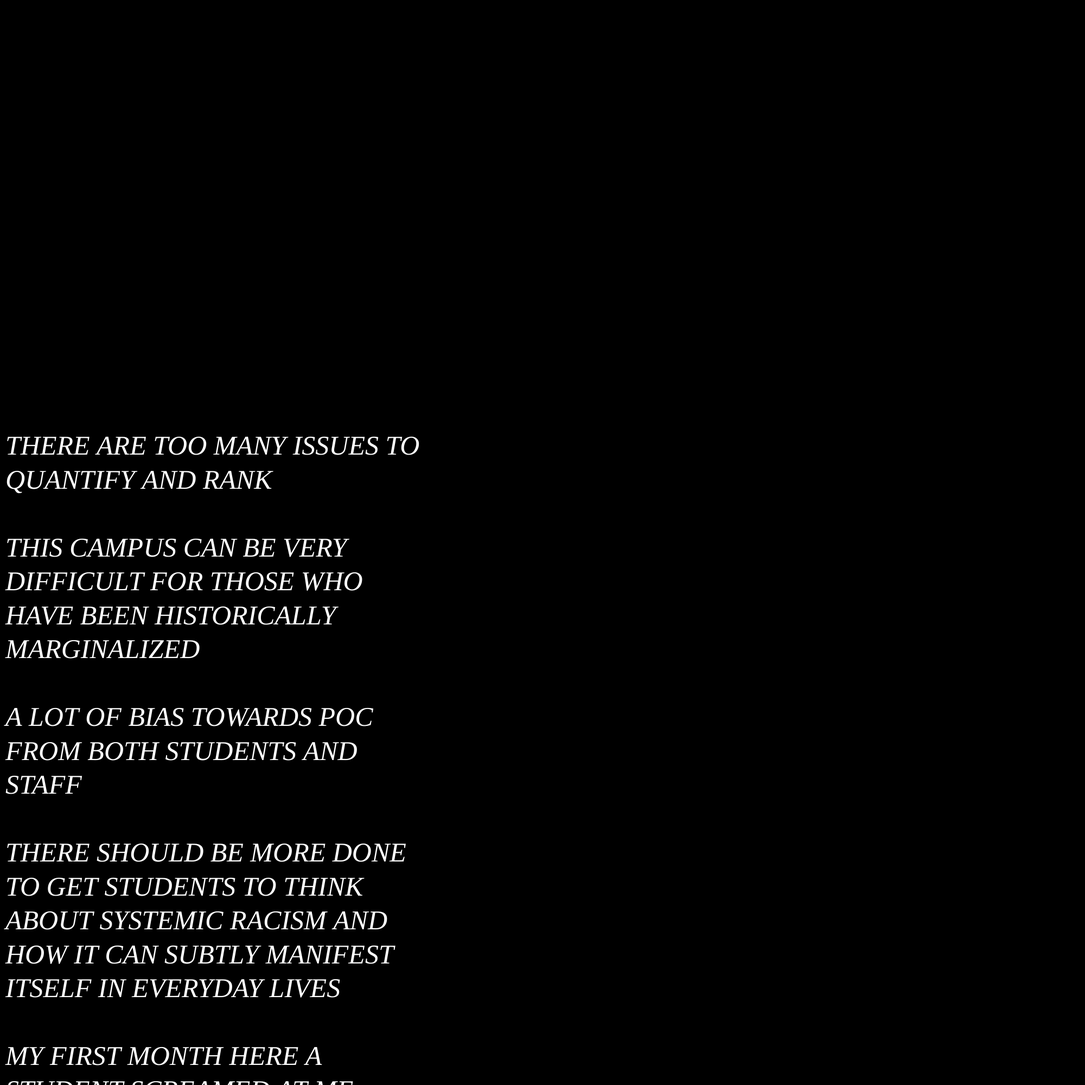
Frame 1 (no input)
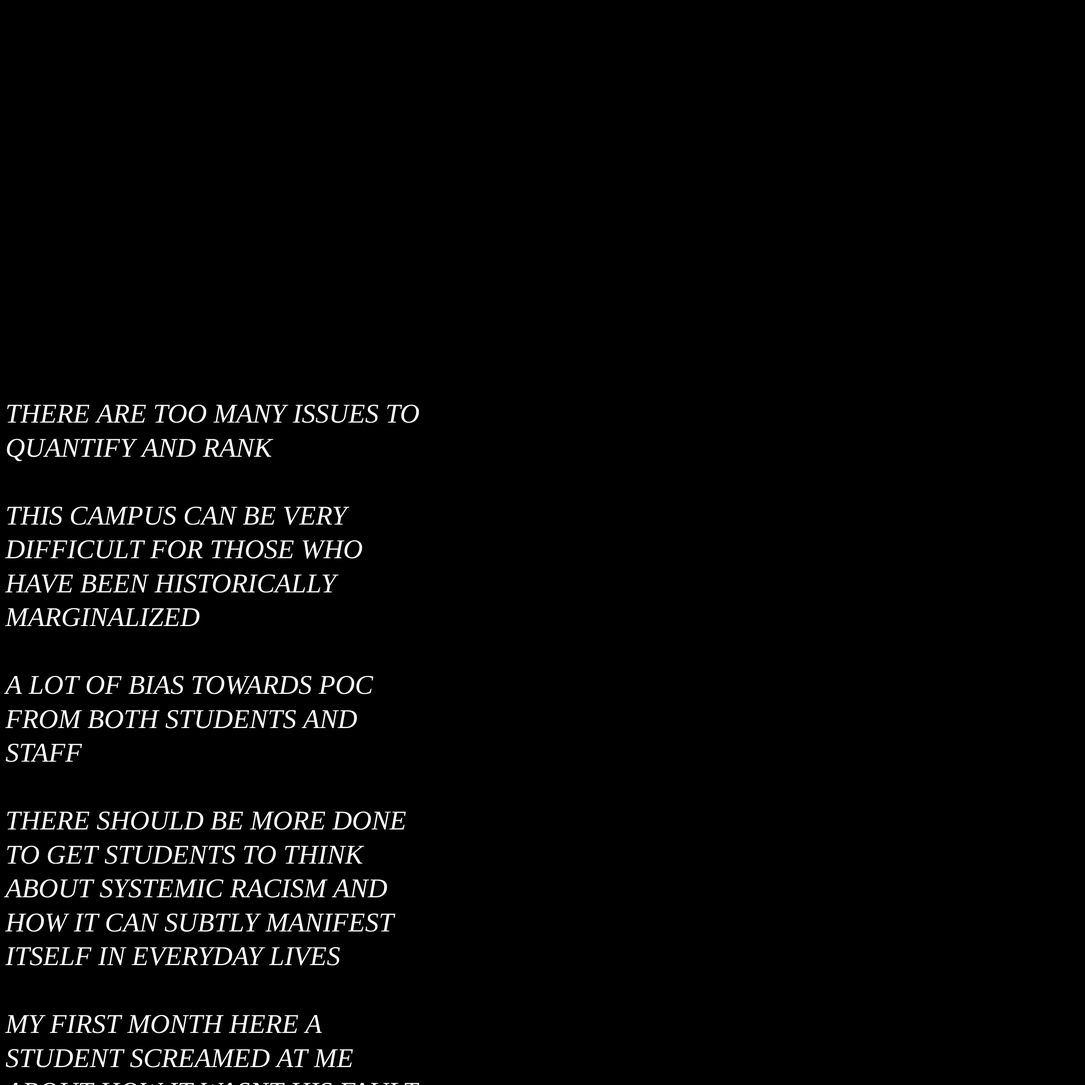
Frame 60 (no input)
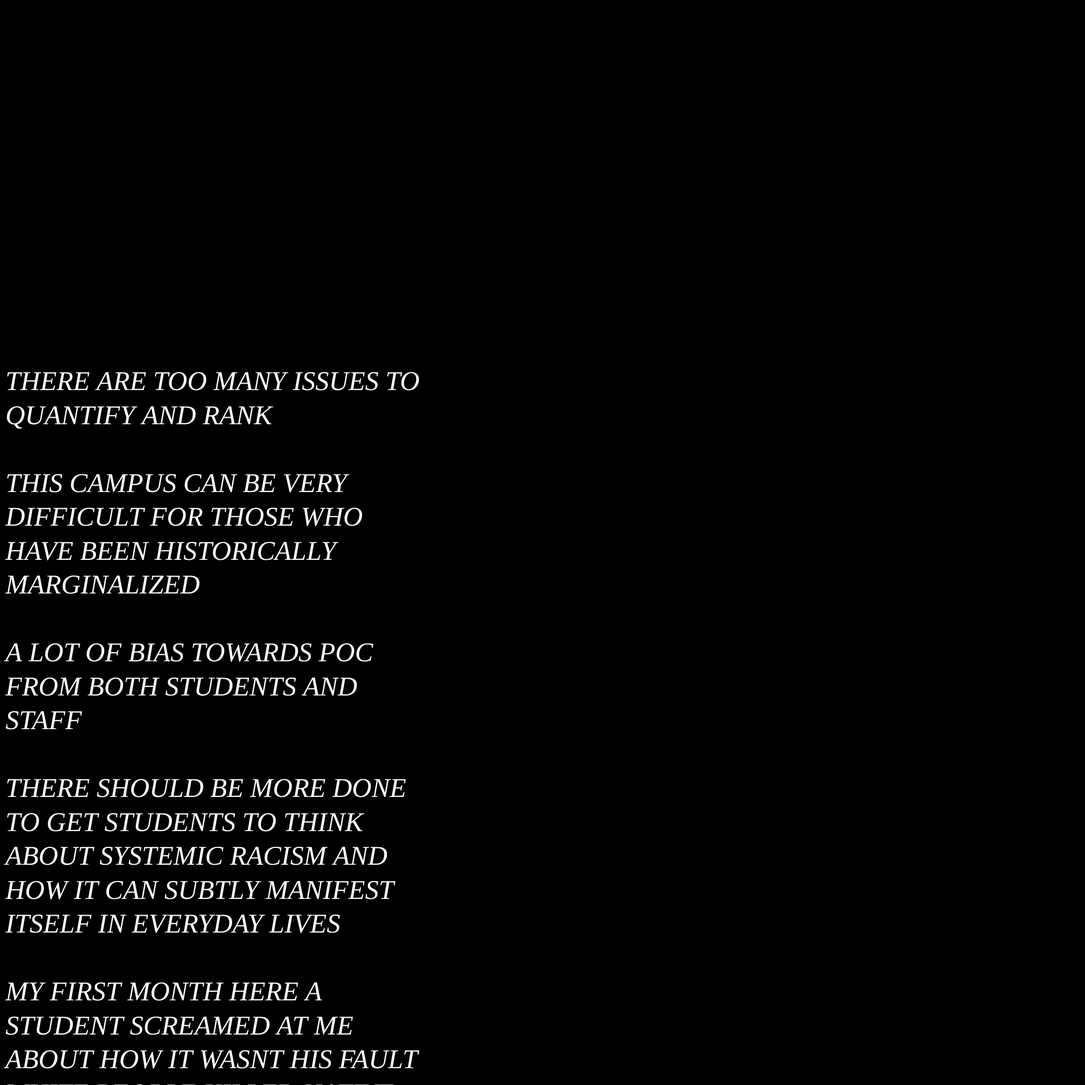
Frame 120 (the mouse pressed at the canvas centre since frame 60)

The p5.js sketch that drew these frames (run headless with seeded random() and noise() and a simulated clock; from frame 60 on, the mouse is pressed at the canvas centre):

// p5.js sketch
// ── sketch.js

let str = "THERE ARE TOO MANY ISSUES TO QUANTIFY AND RANK\n\nTHIS CAMPUS CAN BE VERY DIFFICULT FOR THOSE WHO HAVE BEEN HISTORICALLY MARGINALIZED\n\nA LOT OF BIAS TOWARDS POC FROM BOTH STUDENTS AND STAFF\n\nTHERE SHOULD BE MORE DONE TO GET STUDENTS TO THINK ABOUT SYSTEMIC RACISM AND HOW IT CAN SUBTLY MANIFEST ITSELF IN EVERYDAY LIVES\n\nMY FIRST MONTH HERE A STUDENT SCREAMED AT ME ABOUT HOW IT WASNT HIS FAULT WHITE PEOPLE KILLED NATIVE AMERICANS OR DID SLAVERY. HE THEN TOLD ME I WAS THE PROBLEM. I TOOK THE INCIDENT TO THE ADMINISTRATION AND THEY DID NOTHING.\n\nINSUFFICIENT COMMUNICATION METHODS\n\nAN UNFRIENDLY AND UNINVITING ADMINISTRATION\n\nSTUDENT RESENTMENT\n\nADMIN TREAT US LIKE BABIES\n\nJUDGEMENT FROM TEACHERS\n\nI STOPPED PURSUING THE ECON MAJOR DUE TO THE FACT THAT I DIDNT WANT TO BE CONSTANTLY PROVING MYSELF IN A BOYS CLUB FOR THE NEXT THREE YEARS\n\nTHERES NOT ONE PROFESSOR OF COLOR IN THE ECON DEPARTMENT\n\nADMINISTRATORS AND CAMPUS AT LARGE TREATING ME AND MY COMMUNITIES AS IF THEY DONT CARE ABOUT US\n\nA PROFESSOR CALLED ME PERSONALLY INTO HER OFFICE TO TELL ME TO STOP TALKING ABOUT BLACK AMERICAN POLITICS\n\nMAKING BLACK PEOPLE FIND THE GOOD IN RACIST SYSTEMS IS VIOLENCE\n\nADMINISTRATION REFUSES TO HELP ME FIGURE OUT A FINANCIALLY RESPONSIBLE WAY TO CONTINUE TO AFFORD TUITION\n\nCONSTRICTIONS ON CLASSES\n\nTHE REGISTRAR COMPLETELY FUCKS YOU OVER\n\nSTUDENTS SHOULD NOT HAVE TO BE LATE TO CLASS BECAUSE THERE ARE NO OPEN PARKING SPACES\n\nLACK OF SOCIAL SPACES\n\nAN OFTEN OBTUSE AND FORBIDDING SOCIAL SCENE\n\nTHE SCHOOL SOCIAL SCENE ON CAMPUS IS PRETTY BORING\n\nHONESTLY LC IS WHERE FUN GOES TO DIE\n\nSTRANGE SOCIAL CULTURE\n\nTERRIBLE SOCIAL INTERACTIONS\n\nA LACK OF CAMPUS COMMUNITY\n\nTHE LACK OF COMMUNITY AT LC IS THE BIGGEST PROBLEM\n\nDESPITE HAVING BEEN HERE MULTIPLE YEARS I HAVE NEVER FELT ITS A PLACE WHERE THERE IS ANY SENSE OF COMMUNITY\n\nLACK OF COMMUNITY\n\nLACK OF SCHOOL SPIRIT\n\nIT IS HARD TO FIND CAMARADERIE AND COMMUNITY ON CAMPUS\n\nAN INGRAINED HEIR OF BEING COOL OR SUBDUED AS THE NORM\n\nA LACK OF STUDENT ENGAGEMENT, IDLENESS, AND TOO COOL CULTURE\n\nEVERYONE IS NOT OPEN TO GETTING TO KNOW NEW PEOPLE\n\nMAKING FRIENDS\n\nCLIQUE-INESS\n\nCLIQUES\n\nOFTEN IT FEELS LIKE EVERYONE IS TOO BUSY POSTURING HOW COOL THEY ARE TO ACTUALLY GET TO KNOW ONE ANOTHER\n\nNOT A GREAT DATING POOL\n\nFINDING LOVE\n\nTHE ADMINISTRATION CONTINUALLY LETS SEXUAL OFFENDERS INHABIT THE SAME SPACES THEIR SURVIVORS DO\n\nRAPE CULTURE ON CAMPUS\n\nTHE SHEER NUMBER OF SEXUAL ASSAULTS THAT HAPPEN ON CAMPUS\n\nWILL YOU ACTUALLY START REMOVING RAPISTS FROM CAMPUS? OR JUST LET THEM DROP OUT SO YOU DON’T HAVE TO DEAL WITH IT?\n\nTHE SCHOOL IS NOT DOING A GOOD ENOUGH JOB QUELLING THE RAPE CULTURE THAT IS PREVALENT IN OUR COMMUNITY\n\nA WHITE CAMPO OFFICER CALLED ME A DOG MULTIPLE TIMES. HES STILL AT LEWIS AND CLARK.\n\nVIOLENCE DIDNT END AND IT STILL HASNT ENDED\n\nITS REALLY ONLY INCLUSIVE TO ABLE-BODIED CIS-HET WHITE PEOPLE WHO GREW UP WITH MONEY\n\nVERY GOOD AT OTHERING THOSE WHO DONT FIT INTO THAT BOX\n\nBLATANT RACISM AND DISCRIMINATION\n\nWOKE WHITE KIDS\n\nLACK OF DIVERSITY\n\nWE NEED POC REPRESENTATIO N IN ALL DEPARTMENTS AND THE STUDENT BODY\n\nLC DOESNT CARE ABOUT MINORITY GROUPS\n\nNOT GOOD AT HELPING DISABLED STUDENTS\n\nDOES NOT TRULY GIVE THEIR STUDENTS WITH ALLERGIES SAFE EATING SPACES\n\nACCESSIBILITY\n\nABLEISM\n\nTHE FACT THAT DISABLED STUDENTS AND PEOPLE HAVE LITTLE TO NO ACCESS OR VOICE\n\nLEWIS AND CLARK IS INACCESSIBLE TO ITS CORE\n\nIT TOOK ME A YEAR AND A HALF TO GET ACCOMODATIONS\n\nLEWIS AND CLARK COLLEGE BARELY QUALIFIES UNDER ADA DESCRIPTIONS\n\nARE DISABLED PEOPLE JUST NOT WORTH IT?\n\nTHE CAMPUS IS VERY INACCESSIBLE\n\nCRIMINALIZATION TOWARD OTHER STUDENTS WITH DIFFERENT POLITICAL BELIEFS\n\nINTOLERANCE TO PEOPLE THAT THINK DIFFERENTLY THAN THEM\n\nCANCELING\n\nHYPERSENSITIVITY\n\nEXCLUSIVITY\n\nINCONSISTENT WITH THE HELP THEY OFFER\n\nTHE SERVICES THEY OFFER STUDENTS ARE OFTEN INSUFFICIENT\n\nSEEING RESOURCES STRIPPED AWAY DUE TO LACK OF MONEY\n\nTUITION FEES INCREASE\n\nHIGH TUITION COSTS MAKE THIS INSTITUTION DIFFICULT TO ENTER AS IT IS\n\nJOB AVAILABILITY IS VERY LOW\n\nTRYING TO PAY FOR COLLEGE WHICH IS EXTRAORDINARILY DIFFICULT AND A HUGE SOURCE OF STRESS\n\nFINANCIAL PROBLEMS\n\nTHEY NEED RICH STUDENTS MORE THAN THEY WANT POC HERE\n\nI AM SCRAPING THROUGH THIS DEGREE\n\nMONEY\n\nPEOPLE AT LC LACK THE BASIC LIFE SKILLS TO SUPPORT THEIR WELL BEING\n\nWE DONT HAVE A LOT OF SUPPORT IN THAT PROCESS\n\nISOLATION AND LONELINESS\n\nIT IS SO EASY TO FEEL ISOLATED AND ALONE AT THIS SCHOOL\n\nMY OWN MENTAL HEALTH\n\nNOT HAVING EASY ACCESS TO MENTAL HEALTH RESOURCE\n\nTEACHERS ARE NOT TRAUMA INFORMED ABOUT MENTAL HEALTH\n\nISOLATIONn\nLEWIS AND CLARK, LIKE ANY OTHER INSTITUTION, IS OPPRESSIVE AND ISNT DOING ANYTHING TO CHANGEn\nI CANT WAIT TO LEAVE AND NEVER COME BACK"; // our text to display
let x

let y // current position of the text
function setup() {
  createCanvas(2000, 2000);
  background(255);

  // // create the font
  // font = createFont("Times New Roman", 64, true); 
  textFont("Times New Roman")
  textSize(50)

  textStyle(ITALIC)
  // start the text off screen halfway down the canvas
  x = 10;
  y = 800;



}
function draw() {
	background (0, 0, 0)
fill(255)
	text(str, x, y, 800)

	y = y - 1

//   // draw a full screen partially opaque white rectangle for the blur
//   fill(255, 30);
//   rect(0, 0, width, height);


//   // set the fill for the text
//   fill(0, 70);

//   // If the head of the text has started to go off screen, 
//   // draw a second copy behind it by 50 pixels
//   if (x < 0) {

//     text(str, x + textWidth(str) + 50, y);
//   }

//   // if the first copy of the text is completely offscreen, set x to be 
//   // at the current location of the second copy
//   if (x <= -textWidth(str)) {
//     x = x + textWidth(str) + 50;
//   }

//   // Draw the text
//   text(str, x, y);
//   // move the position one to the left
//   x--;
}
